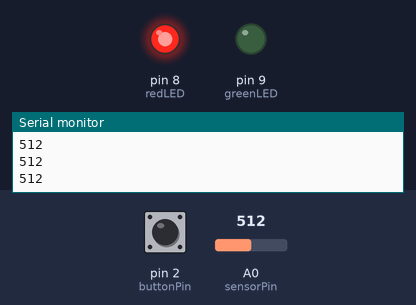
A sketch run on a simulated Arduino Uno, built with avr-gcc and run on an emulated ATmega328P. Shown: output pins drawn as LEDs (lit = HIGH), the last lines printed to the serial monitor. Dashed ring = blinking. The inputs (shaded band) are chosen by the test bench; at power-on: pin 2 (buttonPin) LOW, A0 (sensorPin) = 512.

Above: at 1.2 s.
1.3 s: pin 2 (buttonPin) pulled HIGH for 0.15 s
At 1.46 s:
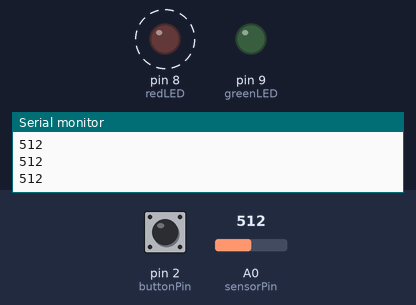
3.0 s: A0 (sensorPin) set to 778
4.5 s: A0 (sensorPin) set to 790
At 5.4 s:
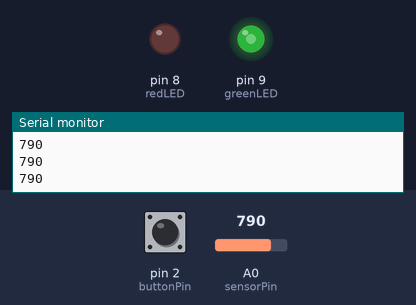
6.0 s: A0 (sensorPin) set to 900
At 6.7 s:
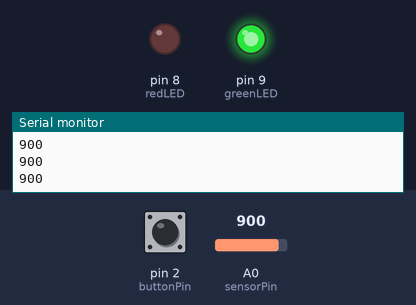
7.5 s: pin 2 (buttonPin) pulled HIGH for 1 s
At 7.71 s:
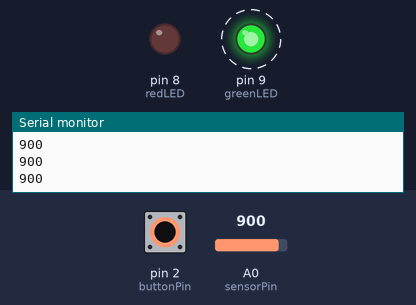
10.5 s: pin 2 (buttonPin) pulled HIGH for 3.2 s
At 14.1 s:
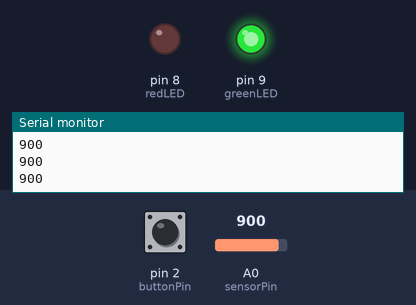
Timing chart, 0 to 15.6 s (numbered marks = the images above; inputs shaded):
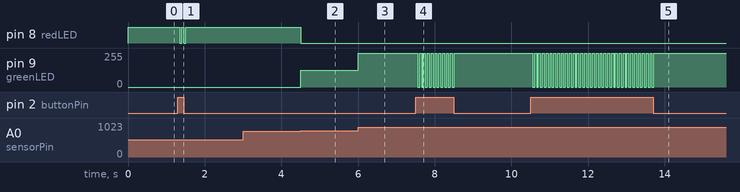

The sketch:

sketch_apr4a_20260404184101.ino
```cpp
int sensorPin = A0;//the analog pin connected to the photocell sensor
int redLED = 8;//the digital pin connected to the red led (only needs to be fully on or off)
int greenLED = 9;//the PWM pin connected to the green led for brightness control with analogwrite
int buttonPin = 2;//the digital pin connected to the push button
int brightness = 0;//variable for the led brightness for pwm 0-255

void setup() {
  Serial.begin(9600);//to start serial communcation so we can see the sensor values
  pinMode(redLED, OUTPUT);//sets the red led pin as an output
  pinMode(greenLED, OUTPUT);//sets the green led pin as an output
  pinMode(buttonPin, INPUT);//sets the button pin as a digital input
}

void loop() {

  int sensorValue = analogRead(sensorPin);//reads the analog values from the photocell
  int buttonState = digitalRead(buttonPin);//reads the digital value from the button (pressed or not)
  Serial.println(sensorValue);//prints the sensor value to the serial moniter so I can get the values

  sensorValue = constrain(sensorValue, 720, 860);   //to constraint the sensor reading to a range based on the min and max value from the serial monitor
  brightness = map(sensorValue, 720, 860, 0, 255);  //to map the sensor readings range 0-255 (converts to PWM range) which lets me control the led brightness with analogwrite

  //Dark Environment
  if (sensorValue < 790) { //if the light level is below the midpoint value = dark
    digitalWrite(greenLED, LOW); //turns the green led off in the dark
    if (buttonState == HIGH) { //and if the button is pressed make the red led blink
      digitalWrite(redLED, HIGH);
      delay(50);
      digitalWrite(redLED, LOW);
      delay(50);
    } else {
      digitalWrite(redLED, HIGH); //if the button is not pressed keep the red led on
    }
  }
  //Bright Environment
  else { //if the light level is above the midpoint value = light
    digitalWrite(redLED, LOW);//turn off the red led in the light
    if (buttonState == HIGH) {//if the button is pressed make the green led blink
      analogWrite(greenLED, brightness);  //to set the brightness based on the mapped sensor values
      delay(50);
      analogWrite(greenLED, 0);
      delay(50);
    } else { //if the button is not pressed keep the green led on
      analogWrite(greenLED, brightness);  //to set the brightness based on the mapped sensor values
  }
}
}
```

Measured:
- the behaviour switches between 789 and 790 on A0 (sensorPin) (found by bisection; images 1 and 2)
- after the input at 1.3 s, pin 8 (redLED): alternates HIGH for 0.05 s and LOW for 0.05 s, 4 changes in all, then stays HIGH, starting after 0.06 s
- after the input at 4.5 s, pin 8 (redLED): HIGH → LOW at once; pin 9 (greenLED): 0/255 → 127/255 at once
- after the input at 6.0 s, pin 9 (greenLED): 127/255 → 255/255 at once
- after the input at 7.5 s, pin 9 (greenLED): alternates 255/255 for 0.05 s and 0/255 for 0.05 s, 20 changes in all, then stays 255/255, starting after 0.06 s
- after the input at 10.5 s, pin 9 (greenLED): alternates 255/255 for 0.05 s and 0/255 for 0.05 s, 64 changes in all, then stays 255/255, starting after 0.06 s
